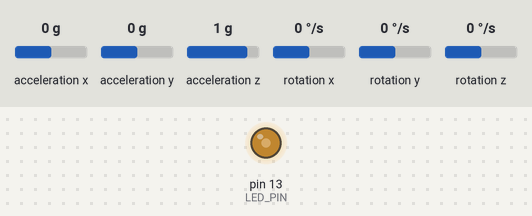
Recording of a sketch running on a simulated Arduino Uno, built with avr-gcc and run on an emulated ATmega328P. On the bench: output pins drawn as LEDs (lit = HIGH). Dashed ring = blinking. Inputs (shaded band) come from the test bench; at power-on: acceleration x 0 g, acceleration y 0 g, acceleration z 1 g, rotation x 0 °/s, rotation y 0 °/s, rotation z 0 °/s. What the sketch prints to the serial monitor is not drawn.

Above: at 1.08 s.
1.3 s: acceleration x set to -0.8 g
4.3 s: acceleration y set to -1.4 g
7.3 s: acceleration z set to 0.1 g
At 7.5 s:
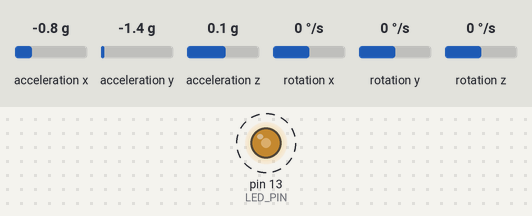
10.3 s: acceleration z set to -0.2 g
11.9 s: acceleration y set to -1.2 g
13.4 s: acceleration y set to -0.9 g
At 13.58 s:
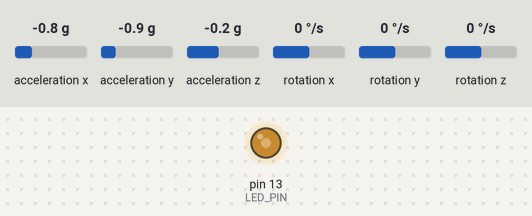
Timing chart, 0 to 17.4 s (numbered marks = the images above; inputs shaded):
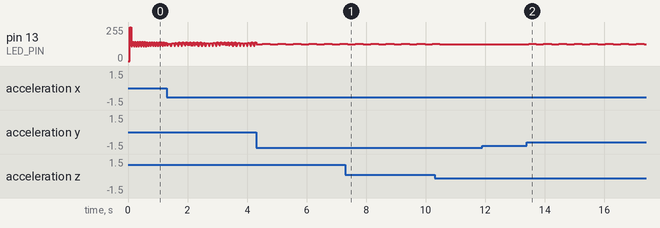

Measured:
- the behaviour switches between -1.1 and -1 g on acceleration y (found by bisection; images 1 and 2)
- after the input at 13.4 s, pin 13 (LED_PIN): 125/255 → 131/255 after 0.07 s, then repeats every 0.52 s: 124/255 0.24 s, 130/255 0.28 s
- by itself, pin 13 (LED_PIN): alternates 131/255 for 0.28 s and 124/255 for 0.24 s

The sketch:

taco_link_accelerometer.ino
```cpp
// I2C device class (I2Cdev) demonstration Arduino sketch for MPU6050 class
// 10/7/2011 by Jeff Rowberg <jeff@rowberg.net>
// Updates should (hopefully) always be available at https://github.com/jrowberg/i2cdevlib
//
// Changelog:
//      2013-05-08 - added multiple output formats
//                 - added seamless Fastwire support
//      2011-10-07 - initial release

/* ============================================
I2Cdev device library code is placed under the MIT license
Copyright (c) 2011 Jeff Rowberg

Permission is hereby granted, free of charge, to any person obtaining a copy
of this software and associated documentation files (the "Software"), to deal
in the Software without restriction, including without limitation the rights
to use, copy, modify, merge, publish, distribute, sublicense, and/or sell
copies of the Software, and to permit persons to whom the Software is
furnished to do so, subject to the following conditions:

The above copyright notice and this permission notice shall be included in
all copies or substantial portions of the Software.

THE SOFTWARE IS PROVIDED "AS IS", WITHOUT WARRANTY OF ANY KIND, EXPRESS OR
IMPLIED, INCLUDING BUT NOT LIMITED TO THE WARRANTIES OF MERCHANTABILITY,
FITNESS FOR A PARTICULAR PURPOSE AND NONINFRINGEMENT. IN NO EVENT SHALL THE
AUTHORS OR COPYRIGHT HOLDERS BE LIABLE FOR ANY CLAIM, DAMAGES OR OTHER
LIABILITY, WHETHER IN AN ACTION OF CONTRACT, TORT OR OTHERWISE, ARISING FROM,
OUT OF OR IN CONNECTION WITH THE SOFTWARE OR THE USE OR OTHER DEALINGS IN
THE SOFTWARE.
===============================================
*/

// I2Cdev and MPU6050 must be installed as libraries, or else the .cpp/.h files
// for both classes must be in the include path of your project
#include "I2Cdev.h"
#include "MPU6050.h"

// Arduino Wire library is required if I2Cdev I2CDEV_ARDUINO_WIRE implementation
// is used in I2Cdev.h
#if I2CDEV_IMPLEMENTATION == I2CDEV_ARDUINO_WIRE
    #include "Wire.h"
#endif

// class default I2C address is 0x68
// specific I2C addresses may be passed as a parameter here
// AD0 low = 0x68 (default for InvenSense evaluation board)
// AD0 high = 0x69
MPU6050 accelgyro;
//MPU6050 accelgyro(0x69); // <-- use for AD0 high

int16_t ax, ay, az;
int16_t gx, gy, gz;


// uncomment "OUTPUT_READABLE_ACCELGYRO" if you want to see a tab-separated
// list of the accel X/Y/Z and then gyro X/Y/Z values in decimal. Easy to read,
// not so easy to parse, and slow(er) over UART.
#define OUTPUT_READABLE_ACCELGYRO

// uncomment "OUTPUT_BINARY_ACCELGYRO" to send all 6 axes of data as 16-bit
// binary, one right after the other. This is very fast (as fast as possible
// without compression or data loss), and easy to parse, but impossible to read
// for a human.
//#define OUTPUT_BINARY_ACCELGYRO


#define LED_PIN 13
bool blinkState = false;

void setup() {
    // join I2C bus (I2Cdev library doesn't do this automatically)
    #if I2CDEV_IMPLEMENTATION == I2CDEV_ARDUINO_WIRE
        Wire.begin();
    #elif I2CDEV_IMPLEMENTATION == I2CDEV_BUILTIN_FASTWIRE
        Fastwire::setup(400, true);
    #endif

    // initialize serial communication
    // (38400 chosen because it works as well at 8MHz as it does at 16MHz, but
    // it's really up to you depending on your project)
    Serial.begin(38400);

    // initialize device
    Serial.println("Initializing I2C devices...");
    accelgyro.initialize();

    // verify connection
    Serial.println("Testing device connections...");
    Serial.println(accelgyro.testConnection() ? "MPU6050 connection successful" : "MPU6050 connection failed");


    // use the code below to change accel/gyro offset values

    Serial.println("Applying internal sensor offsets...");
    // Get these offsets by running File > Examples > MPU6050 > IMU_Zero
    accelgyro.setXAccelOffset(-875);
    accelgyro.setYAccelOffset(-2355);
    accelgyro.setZAccelOffset(731);
    // accelgyro.setXGyroOffset(220);
    // accelgyro.setYGyroOffset(76);
    // accelgyro.setZGyroOffset(-85);

    Serial.print(accelgyro.getXAccelOffset()); Serial.print("\t"); // -76
    Serial.print(accelgyro.getYAccelOffset()); Serial.print("\t"); // -2359
    Serial.print(accelgyro.getZAccelOffset()); Serial.print("\t"); // 1688
    Serial.print(accelgyro.getXGyroOffset()); Serial.print("\t"); // 0
    Serial.print(accelgyro.getYGyroOffset()); Serial.print("\t"); // 0
    Serial.print(accelgyro.getZGyroOffset()); Serial.print("\t"); // 0
    Serial.print("\n");

    // This sets range of the accelerometer reading to +-16g (the max of the MPU6050)
    accelgyro.setFullScaleAccelRange(MPU6050_ACCEL_FS_16);

    // configure Arduino LED pin for output
    pinMode(LED_PIN, OUTPUT);
}


void loop() {
    // read raw accel/gyro measurements from device
    // Because our MPU6050 is set at +-16g, 1g=2048
    // Thus, converting to g is just sensor_value/2048
    // Converting to m/s^2 is just the g*9.8
    accelgyro.getAcceleration(&ax, &ay, &az);

    // these methods (and a few others) are also available
    //accelgyro.getMotion6(&ax, &ay, &az, &gx, &gy, &gz);
    //accelgyro.getRotation(&gx, &gy, &gz);

    #ifdef OUTPUT_READABLE_ACCELGYRO
        // display tab-separated accel/gyro x/y/z values
        Serial.print("a/g:\t");
        Serial.print(9.8*ax/2048); Serial.print("\t");
        Serial.print(9.8*ay/2048); Serial.print("\t");
        Serial.println(9.8*az/2048); Serial.print("\t");
    #endif


    // Might need this to log to SD-Card for speeeed
    #ifdef OUTPUT_BINARY_ACCELGYRO
        Serial.write((uint8_t)(ax >> 8)); Serial.write((uint8_t)(ax & 0xFF));
        Serial.write((uint8_t)(ay >> 8)); Serial.write((uint8_t)(ay & 0xFF));
        Serial.write((uint8_t)(az >> 8)); Serial.write((uint8_t)(az & 0xFF));
        Serial.write((uint8_t)(gx >> 8)); Serial.write((uint8_t)(gx & 0xFF));
        Serial.write((uint8_t)(gy >> 8)); Serial.write((uint8_t)(gy & 0xFF));
        Serial.write((uint8_t)(gz >> 8)); Serial.write((uint8_t)(gz & 0xFF));
    #endif

    // blink LED to indicate activity
    blinkState = !blinkState;
    digitalWrite(LED_PIN, blinkState);
}
```
